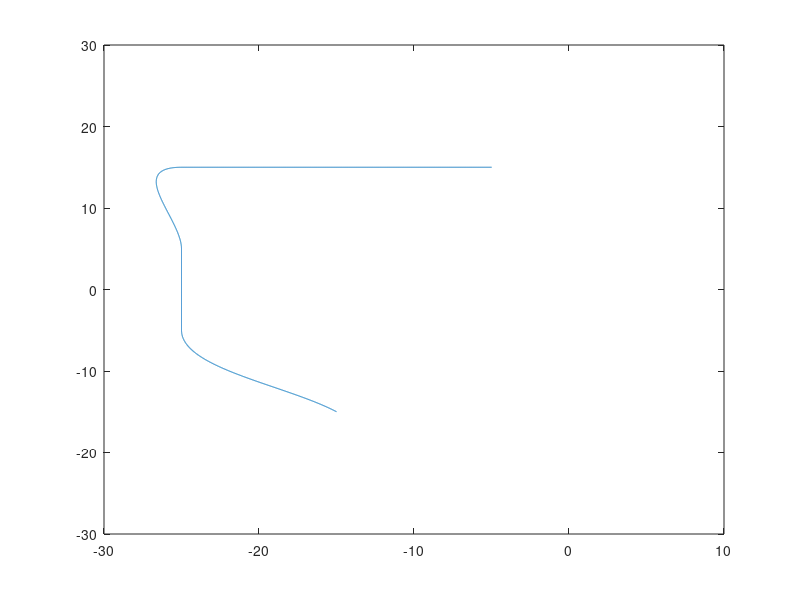

This figure's MATLAB source: (Note: this script raises an error after producing the figure.)
clear all
X_int = -20;
Y_int = -20;
theta_int = 0; % unit:rad

X(1) = X_int;
Y(1) = Y_int;
theta(1) = theta_int;

T = 0.05; %time constant
L = 0.4;  %length constant

Xc = 0;
Yc = 0;

%-------------planning_via_Cartesian

X_i = -15;
Y_i = -15;
theta_i = pi*3/4;

X_f = -25;
Y_f = -5;
theta_f = pi/2;

k = 10;

ax = k * cos(theta_f) - 3 * X_f;
ay = k * sin(theta_f) - 3 * Y_f;

bx = k * cos(theta_i) + 3 * X_i;
by = k * sin(theta_i) + 3 * Y_i;

Xs = [X_f-X_i+ax+bx 3*X_i-ax-2*bx -3*X_i+bx X_i];

Ys = [Y_f-Y_i+ay+by 3*Y_i-ay-2*by -3*Y_i+by Y_i];

S = 0;
for i = 1:1000
S = S + sqrt((polyval(Xs,(i-1)/1000)-polyval(Xs,(i)/1000))^2 +(polyval(Ys,(i-1)/1000)-polyval(Ys,(i)/1000))^2 );
end
A = round(S*100);

k = round(A/100);

ax = k * cos(theta_f) - 3 * X_f;
ay = k * sin(theta_f) - 3 * Y_f;

bx = k * cos(theta_i) + 3 * X_i;
by = k * sin(theta_i) + 3 * Y_i;

Xs = [X_f-X_i+ax+bx 3*X_i-ax-2*bx -3*X_i+bx X_i];

Ys = [Y_f-Y_i+ay+by 3*Y_i-ay-2*by -3*Y_i+by Y_i];

for i = 1:A
    
  X_d(i) = polyval(Xs,(i-1)/A);
  Y_d(i) = polyval(Ys,(i-1)/A);
  
end
%--------------

% X_i = -20;
% Y_i = -10;
% theta_i = pi*3/4;
% 
% X_f = -25;
% Y_f = -5;
% theta_f = pi/2;
% 
% k = 10;
% 
% ax = k * cos(theta_f) - 3 * X_f;
% ay = k * sin(theta_f) - 3 * Y_f;
% 
% bx = k * cos(theta_i) + 3 * X_i;
% by = k * sin(theta_i) + 3 * Y_i;
% 
% Xs = [X_f-X_i+ax+bx 3*X_i-ax-2*bx -3*X_i+bx X_i];
% 
% Ys = [Y_f-Y_i+ay+by 3*Y_i-ay-2*by -3*Y_i+by Y_i];
% 
% S_bk = S;
% for i = 1:1000
% S = S + sqrt((polyval(Xs,(i-1)/1000)-polyval(Xs,(i)/1000))^2 +(polyval(Ys,(i-1)/1000)-polyval(Ys,(i)/1000))^2 );
% end
% A = round(S*100) - round(S_bk*100);
% 
% k = round(A/100);
% 
% ax = k * cos(theta_f) - 3 * X_f;
% ay = k * sin(theta_f) - 3 * Y_f;
% 
% bx = k * cos(theta_i) + 3 * X_i;
% by = k * sin(theta_i) + 3 * Y_i;
% 
% Xs = [X_f-X_i+ax+bx 3*X_i-ax-2*bx -3*X_i+bx X_i];
% 
% Ys = [Y_f-Y_i+ay+by 3*Y_i-ay-2*by -3*Y_i+by Y_i];
% 
% for i = 1:A
%     
%   X_d(i+round(S_bk*100)) = polyval(Xs,(i-1)/A);
%   Y_d(i+round(S_bk*100)) = polyval(Ys,(i-1)/A);
%   
% end

%============================
X_i = -25;
Y_i = -5;
theta_i = pi/2;

X_f = -25;
Y_f = 5;
theta_f = pi/2;

k = 10;

ax = k * cos(theta_f) - 3 * X_f;
ay = k * sin(theta_f) - 3 * Y_f;

bx = k * cos(theta_i) + 3 * X_i;
by = k * sin(theta_i) + 3 * Y_i;

Xs = [X_f-X_i+ax+bx 3*X_i-ax-2*bx -3*X_i+bx X_i];

Ys = [Y_f-Y_i+ay+by 3*Y_i-ay-2*by -3*Y_i+by Y_i];

S_bk = S;
for i = 1:1000
S = S + sqrt((polyval(Xs,(i-1)/1000)-polyval(Xs,(i)/1000))^2 +(polyval(Ys,(i-1)/1000)-polyval(Ys,(i)/1000))^2 );
end
A = round(S*100) - round(S_bk*100);

k = round(A/100);

ax = k * cos(theta_f) - 3 * X_f;
ay = k * sin(theta_f) - 3 * Y_f;

bx = k * cos(theta_i) + 3 * X_i;
by = k * sin(theta_i) + 3 * Y_i;

Xs = [X_f-X_i+ax+bx 3*X_i-ax-2*bx -3*X_i+bx X_i];

Ys = [Y_f-Y_i+ay+by 3*Y_i-ay-2*by -3*Y_i+by Y_i];

for i = 1:A
    
  X_d(i+round(S_bk*100)) = polyval(Xs,(i-1)/A);
  Y_d(i+round(S_bk*100)) = polyval(Ys,(i-1)/A);
  
end
%===============================
X_i = -25;
Y_i = 5;
theta_i = pi/2;

X_f = -25;
Y_f = 15;
theta_f = 0;

k = 10;


ax = k * cos(theta_f) - 3 * X_f;
ay = k * sin(theta_f) - 3 * Y_f;

bx = k * cos(theta_i) + 3 * X_i;
by = k * sin(theta_i) + 3 * Y_i;

Xs = [X_f-X_i+ax+bx 3*X_i-ax-2*bx -3*X_i+bx X_i];

Ys = [Y_f-Y_i+ay+by 3*Y_i-ay-2*by -3*Y_i+by Y_i];

S_bk = S;
for i = 1:1000
S = S + sqrt((polyval(Xs,(i-1)/1000)-polyval(Xs,(i)/1000))^2 +(polyval(Ys,(i-1)/1000)-polyval(Ys,(i)/1000))^2 );
end
A = round(S*100) - round(S_bk*100);

k = round(A/100);

ax = k * cos(theta_f) - 3 * X_f;
ay = k * sin(theta_f) - 3 * Y_f;

bx = k * cos(theta_i) + 3 * X_i;
by = k * sin(theta_i) + 3 * Y_i;

Xs = [X_f-X_i+ax+bx 3*X_i-ax-2*bx -3*X_i+bx X_i];

Ys = [Y_f-Y_i+ay+by 3*Y_i-ay-2*by -3*Y_i+by Y_i];

for i = 1:A
    
  X_d(i+round(S_bk*100)) = polyval(Xs,(i-1)/A);
  Y_d(i+round(S_bk*100)) = polyval(Ys,(i-1)/A);
  
end
%==================
X_i = -25;
Y_i = 15;
theta_i = 0;

X_f = -15;
Y_f = 15;
theta_f = 0;

k = 10;

ax = k * cos(theta_f) - 3 * X_f;
ay = k * sin(theta_f) - 3 * Y_f;

bx = k * cos(theta_i) + 3 * X_i;
by = k * sin(theta_i) + 3 * Y_i;

Xs = [X_f-X_i+ax+bx 3*X_i-ax-2*bx -3*X_i+bx X_i];

Ys = [Y_f-Y_i+ay+by 3*Y_i-ay-2*by -3*Y_i+by Y_i];

S_bk = S;
for i = 1:1000
S = S + sqrt((polyval(Xs,(i-1)/1000)-polyval(Xs,(i)/1000))^2 +(polyval(Ys,(i-1)/1000)-polyval(Ys,(i)/1000))^2 );
end
A = round(S*100) - round(S_bk*100);

k = round(A/100);

ax = k * cos(theta_f) - 3 * X_f;
ay = k * sin(theta_f) - 3 * Y_f;

bx = k * cos(theta_i) + 3 * X_i;
by = k * sin(theta_i) + 3 * Y_i;

Xs = [X_f-X_i+ax+bx 3*X_i-ax-2*bx -3*X_i+bx X_i];

Ys = [Y_f-Y_i+ay+by 3*Y_i-ay-2*by -3*Y_i+by Y_i];

for i = 1:A
    
  X_d(i+round(S_bk*100)) = polyval(Xs,(i-1)/A);
  Y_d(i+round(S_bk*100)) = polyval(Ys,(i-1)/A);
  
end

%===================
X_i = -15;
Y_i = 15;
theta_i = 0;

X_f = -5;
Y_f = 15;
theta_f = 0;

k = 10;

ax = k * cos(theta_f) - 3 * X_f;
ay = k * sin(theta_f) - 3 * Y_f;

bx = k * cos(theta_i) + 3 * X_i;
by = k * sin(theta_i) + 3 * Y_i;

Xs = [X_f-X_i+ax+bx 3*X_i-ax-2*bx -3*X_i+bx X_i];

Ys = [Y_f-Y_i+ay+by 3*Y_i-ay-2*by -3*Y_i+by Y_i];

S_bk = S;
for i = 1:1000
S = S + sqrt((polyval(Xs,(i-1)/1000)-polyval(Xs,(i)/1000))^2 +(polyval(Ys,(i-1)/1000)-polyval(Ys,(i)/1000))^2 );
end
A = round(S*100) - round(S_bk*100);

k = round(A/100);

ax = k * cos(theta_f) - 3 * X_f;
ay = k * sin(theta_f) - 3 * Y_f;

bx = k * cos(theta_i) + 3 * X_i;
by = k * sin(theta_i) + 3 * Y_i;

Xs = [X_f-X_i+ax+bx 3*X_i-ax-2*bx -3*X_i+bx X_i];

Ys = [Y_f-Y_i+ay+by 3*Y_i-ay-2*by -3*Y_i+by Y_i];

for i = 1:(A+2)
    
  X_d(i+round(S_bk*100)) = polyval(Xs,(i-1)/A);
  Y_d(i+round(S_bk*100)) = polyval(Ys,(i-1)/A);
  
end

% for i = 1:10002
%     X_d(i) = Xc + 10*sin((i-1)*T/15);
%     Y_d(i) = Yc + 10*sin(((i-1))*T*2/15);
% %     plot(X_d(i),Y_d(i),'x')
% %     pause(0.01);
% end


% X_d = linspace(0,-10,1000);
% Y_d = linspace(0,10,1000);
% X_d(10001) = -10.01;
% X_d(10002) = -10.02;
% Y_d(10001) = 10.01;
% Y_d(10002) = 10.02; 

figure(1)
plot(X_d,Y_d)
axis([-30 10 -30 30])
hold on
plot(-15,-15,'O');
plot(-25,-5,'O');
plot(-25,5,'O');
plot(-25,15,'O');
plot(-15,15,'O');
plot(-5,15,'X');
line([-20 -20],[0 10]);
line([10 10],[0 10]);
line([-20 10],[10 10]);
line([-20 10],[0 0]);
set(gca,'xtick',[-30:10:10]);
grid on;
pause(5)
for i = 1:(round(S*100)+1)
   
    X_d_dot(i) = (X_d(i+1) - X_d(i))/T;
    Y_d_dot(i) = (Y_d(i+1) - Y_d(i))/T;
    theta_d(i) = atan2(Y_d_dot(i),X_d_dot(i));
    if(i > 1)
        if(theta_d(i) > theta_d(i-1) + pi)
            theta_d(i) = theta_d(i) - 2*pi;
        end
    end
    V_d(i) = sqrt((X_d_dot(i))^2+(Y_d_dot(i))^2);
    
end

for i = 1:round(S*100)
    
    W_d(i) = (theta_d(i+1) - theta_d(i))/T;
       
end

% ---------kinetic model control----------------

a = 1;
damp = 0.7;
k1 = 2*damp*a;
k3 = k1;


for t = 1:round(S*100)
  
  if(mod(t,2) == 1)
  e_1(t) = (X_d(t) - X(t)) * cos(theta(t)) + (Y_d(t) - Y(t)) * sin(theta(t));
  e_2(t) = -(X_d(t) - X(t)) * sin(theta(t)) + (Y_d(t) - Y(t)) * cos(theta(t));
  e_3(t) = theta_d(t) - theta(t);
  
  k2 = (a^2 - W_d(t)^2) / V_d(t);
  
  u_1(t) = -k1 * e_1(t);
  %u_2(t) = -k2 * V_d(t) * sin(e_3(t)) * e_2(t) / e_3(t) - k3 * e_3(t);
  u_2(t) = -k2 *e_2(t) - k3 * e_3(t);  
  V_com(t) = V_d(t)*cos(e_3(t)) - u_1(t);
  W_com(t) = W_d(t) - u_2(t);  
  else
        V_com(t) = V_com(t-1);
        W_com(t) = W_com(t-1); 
  end
  X(t+1) = X(t) + V_com(t) * cos(theta(t)) * T;
  Y(t+1) = Y(t) + V_com(t) * sin(theta(t)) * T;
  theta(t+1) = theta(t) + W_com(t) * T;
  
%   plot(X(t+1),Y(t+1),'o');
  if(mod(t,40) == 1)
  line([X(t+1)+L*cos(theta(t+1)) X(t+1)+L*cos(theta(t+1)-150/360*2*pi)],[Y(t+1)+L*sin(theta(t+1)) Y(t+1)+L*sin(theta(t+1)-150/360*2*pi)]);
  line([X(t+1)+L*cos(theta(t+1)) X(t+1)+L*cos(theta(t+1)-210/360*2*pi)],[Y(t+1)+L*sin(theta(t+1)) Y(t+1)+L*sin(theta(t+1)-210/360*2*pi)]);
  line([X(t+1)+L*cos(theta(t+1)-210/360*2*pi) X(t+1)+L*cos(theta(t+1)-150/360*2*pi)],[Y(t+1)+L*sin(theta(t+1)-210/360*2*pi) Y(t+1)+L*sin(theta(t+1)-150/360*2*pi)]);
  pause(0.02);
  end
end


%-------Input/output linearization
% b = 0.2;
% for i = 1:1000
%    
%     y1_d(i) = X_d(i) +  b * cos(theta_d(i));
%     y2_d(i) = Y_d(i) +  b * sin(theta_d(i));
%     y1_dot_d(i) = V_d(i) * cos(theta_d(i)) - b * sin(theta_d(i)) * W_d(i);
%     y2_dot_d(i) = V_d(i) * sin(theta_d(i)) + b * cos(theta_d(i)) * W_d(i);
%     
% end
% 
% k1 = 2;
% k2 = 2;
% 
% for t = 1:1000
%   
%   y1(t) = X(t) + b * cos(theta(t));
%   y2(t) = Y(t) + b * sin(theta(t));
%   
%   u_1(t) = y1_dot_d(t) + k1*(y1_d(t) - y1(t));
%   u_2(t) = y2_dot_d(t) + k2*(y2_d(t) - y2(t));
%   V_com(t) = cos(theta(t)) * u_1(t) + sin(theta(t)) * u_2(t);
%   W_com(t) = -sin(theta(t)) * u_1(t) / b + cos(theta(t)) * u_2(t) / b;
%   X(t+1) = X(t) + V_com(t) * cos(theta(t)) * T;
%   Y(t+1) = Y(t) + V_com(t) * sin(theta(t)) * T;
%   theta(t+1) = theta(t) + W_com(t) * T;
%   
% %   plot(X(t+1),Y(t+1),'o');
%   if(mod(t,10) == 1)
%   line([X(t+1)+L*cos(theta(t+1)) X(t+1)+L*cos(theta(t+1)-150/360*2*pi)],[Y(t+1)+L*sin(theta(t+1)) Y(t+1)+L*sin(theta(t+1)-150/360*2*pi)]);
%   line([X(t+1)+L*cos(theta(t+1)) X(t+1)+L*cos(theta(t+1)-210/360*2*pi)],[Y(t+1)+L*sin(theta(t+1)) Y(t+1)+L*sin(theta(t+1)-210/360*2*pi)]);
%   line([X(t+1)+L*cos(theta(t+1)-210/360*2*pi) X(t+1)+L*cos(theta(t+1)-150/360*2*pi)],[Y(t+1)+L*sin(theta(t+1)-210/360*2*pi) Y(t+1)+L*sin(theta(t+1)-150/360*2*pi)]);
%   pause(0.02);
%   end
% end

%----------response result
% figure(2)
% subplot(2,3,1)
% plot(X_d)
% hold on
% plot(X)
